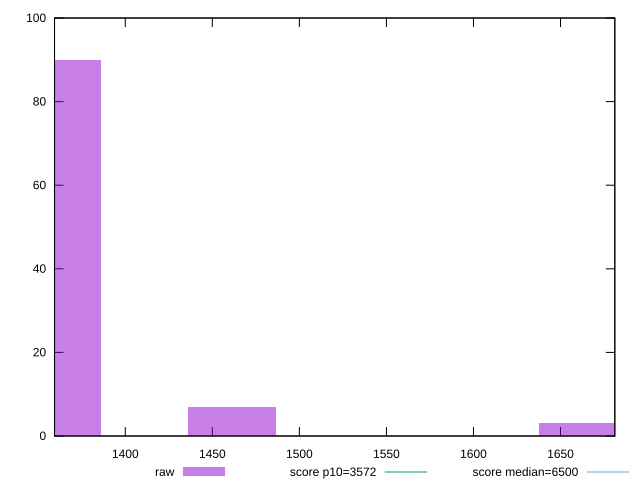

Source code (gnuplot):
reset

$raw <<EOF
1663.0572487137217 3
1360.683203493045 90
1461.4745518999373 7
EOF

set key outside below
set boxwidth 50.39567420344611
set xrange [1359.357:1681.1979999999999]
set yrange [0:100]
set trange [0:100]
set style fill transparent solid 0.5 noborder

set parametric
set terminal svg size 640, 490 enhanced background rgb 'white'
set output "reports/report_00032_2021-02-25T10-28-15.087Z/first-cpu-idle/samples/card/raw/histogram.svg"

plot $raw title "raw" with boxes, \
     3572,t title "score p10=3572", \
     6500,t title "score median=6500"

reset
